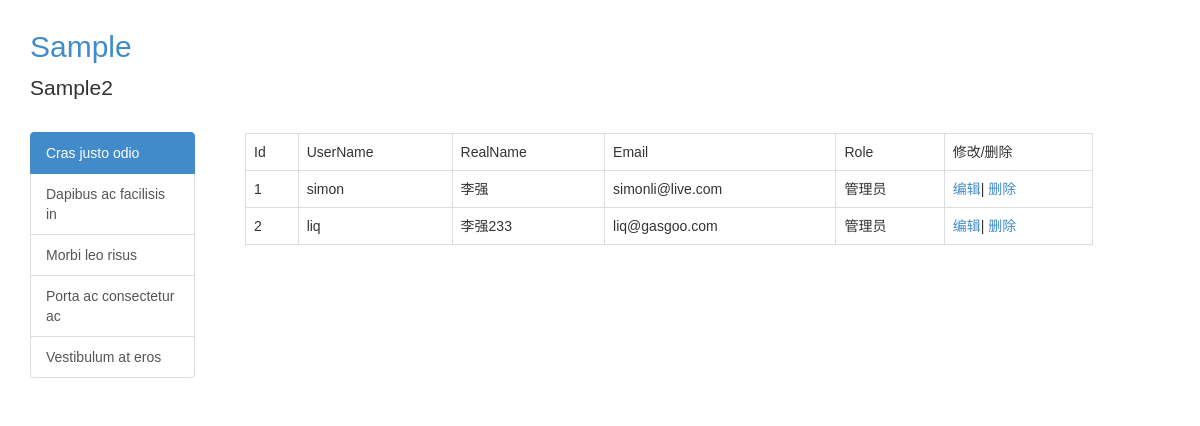
Page /auth/user/list on the committed database.
### putidms/models/user.py (models this page shows, shortened)
class User(UserMixin, db.Model):
    __tablename__ = 'users'
    id = db.Column(db.Integer, primary_key=True, autoincrement=True)
    username = db.Column(db.String(50), nullable=False, unique=True, index=True)
    _password_hash = db.Column('password', db.String(255), nullable=False, server_default=u'')
    realname = db.Column(db.String(255))
    email = db.Column(db.String(255), nullable=False)
    last_login_time = db.Column(db.DateTime, default=datetime.now)
    last_login_ip = db.Column(db.String(50), default='')
    login_count = db.Column(db.Integer, nullable=False, default=0)
    is_active = db.Column(db.Boolean, nullable=False, default=True)
    role_id = db.Column(db.Integer, db.ForeignKey('roles.id'))
    create_user = db.Column(db.Integer)
    create_time = db.Column(db.DateTime)
    update_user = db.Column(db.Integer)
    update_time = db.Column(db.DateTime, default=datetime.utcnow)
    is_delete = db.Column(db.Integer,default=0)
    @property
    def password(self):
        raise AttributeError('password is not a readable attribute.')
    @password.setter
    def password(self, password):
        self._password_hash = generate_password_hash(password)

class Role(db.Model):
    __tablename__ = 'roles'
    id = db.Column(db.Integer, primary_key=True, autoincrement=True)
    name = db.Column(db.String(50), nullable=False, unique=True, index=True)
    show_name = db.Column(db.String(100))
    default = db.Column(db.Boolean, default=False, index=True)
    permissions = db.Column(db.Integer)
    users = db.relationship('User', backref='role', lazy='dynamic')

### putidms/auth/views.py (the view)
@mod.route('/user/list')
def user_list():
    users = User.query.all()
    return render_template('auth/user_list.html', users=users)

### putidms/templates/auth/user_list.html
{% extends 'base.html' %}
{% block content %}
    {% if users %}
        <table class="table table-bordered">
            <tr>
                <td>Id</td>
                <td>UserName</td>
                <td>RealName</td>
                <td>Email</td>
                <td>Role</td>
                <td>修改/删除</td>
            </tr>
            {% for u in users %}
                <tr>
                    <td>{{ u.id }}</td>
                    <td>{{ u.username }}</td>
                    <td>{{ u.realname }}</td>
                    <td>{{ u.email }}</td>
                    <td>{{ u.role.show_name }}</td>
                    <td><a href="{{ url_for('auth.user_edit',id=u.id) }}">编辑</a>|
                        <a href="{{ url_for('auth.user_delete',id=u.id) }}">删除</a>
                    </td>
                </tr>
            {% endfor %}
        </table>
    {% endif %}
{% endblock %}

### rows in the picture
User: id "1", username "simon", realname "李强", email "simonli@live.com", role.show_name "管理员"
User: id "2", username "liq", realname "李强233", email "liq@gasgoo.com", role.show_name "管理员"
